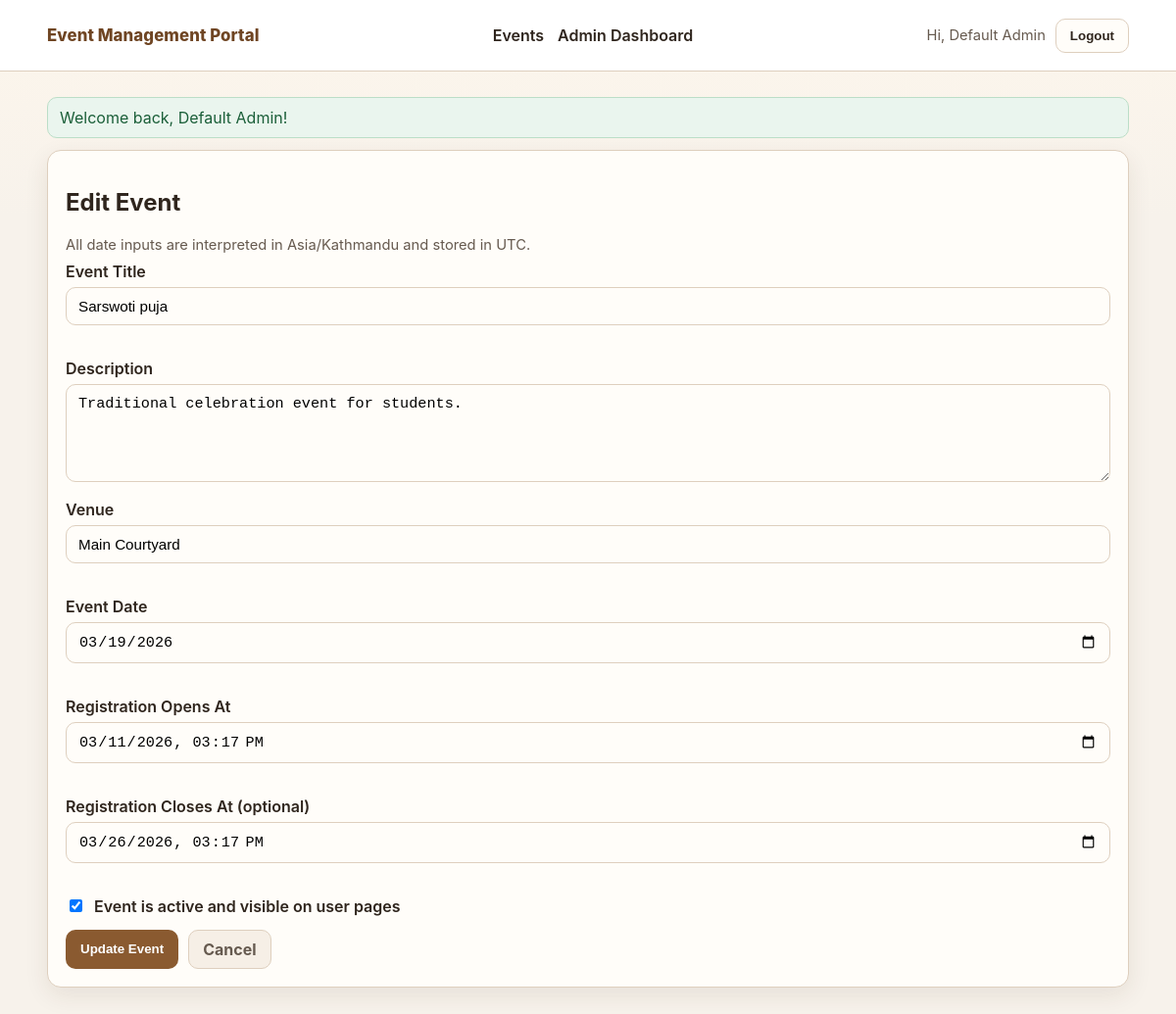
Screenshot of /admin/event_form.php?id=1 (signed in) with the database file from the repository.
### tables this page shows
CREATE TABLE IF NOT EXISTS users (
    id INT UNSIGNED AUTO_INCREMENT PRIMARY KEY,
    name VARCHAR(120) NOT NULL,
    email VARCHAR(160) NOT NULL UNIQUE,
    password_hash VARCHAR(255) NOT NULL,
    role ENUM('admin', 'user') NOT NULL DEFAULT 'user',
    created_at TIMESTAMP NOT NULL DEFAULT CURRENT_TIMESTAMP
);

CREATE TABLE IF NOT EXISTS events (
    id INT UNSIGNED AUTO_INCREMENT PRIMARY KEY,
    title VARCHAR(180) NOT NULL,
    description TEXT NULL,
    venue VARCHAR(180) NOT NULL,
    event_date DATE NOT NULL,
    registration_open_at DATETIME NOT NULL,
    registration_close_at DATETIME NULL,
    is_active TINYINT(1) NOT NULL DEFAULT 1,
    created_by INT UNSIGNED NOT NULL,
    created_at TIMESTAMP NOT NULL DEFAULT CURRENT_TIMESTAMP,
    updated_at TIMESTAMP NOT NULL DEFAULT CURRENT_TIMESTAMP ON UPDATE CURRENT_TIMESTAMP,
    CONSTRAINT fk_events_created_by FOREIGN KEY (created_by) REFERENCES users(id) ON DELETE RESTRICT,
    INDEX idx_events_date (event_date),
    INDEX idx_events_open_at (registration_open_at)
);

### app/helpers.php (called while the page is built, shortened)
<?php
function config($key, $default = null)
{
    $segments = explode('.', (string) $key);
    $value = isset($GLOBALS['config']) ? $GLOBALS['config'] : [];
    foreach ($segments as $segment) {
        $value = $value[$segment];
    }
    return $value;
}
function base_url($path = '')
{
    static $basePath = null;
    if ($basePath === null) {
        $configured = getenv('APP_BASE_URL');
        if (is_string($configured) && trim($configured) !== '') {
            $basePath = '/' . trim($configured, '/');
            if ($basePath === '/') {
                $basePath = '';
            }
        } else {
            $documentRoot = isset($_SERVER['DOCUMENT_ROOT']) ? realpath($_SERVER['DOCUMENT_ROOT']) : false;
            $projectRoot = defined('PROJECT_ROOT') ? realpath(PROJECT_ROOT) : false;
            if ($documentRoot && $projectRoot && strpos($projectRoot, $documentRoot) === 0) {
                $relative = substr($projectRoot, strlen($documentRoot));
                $relative = str_replace('\\', '/', $relative);
                $basePath = rtrim($relative, '/');
            } else {
                $basePath = '';
            }
        }
    }
    $trimmedPath = ltrim((string) $path, '/');
    return ($basePath === '' ? '' : $basePath) . '/' . $trimmedPath;
}
function e($value)
{
    return htmlspecialchars((string) $value, ENT_QUOTES, 'UTF-8');
}
function pull_flashes()
{
    $messages = isset($_SESSION['_flash']) && is_array($_SESSION['_flash']) ? $_SESSION['_flash'] : [];
    return $messages;
}

### app/auth.php (called while the page is built, shortened)
<?php
function current_user()
{
    static $cachedUser = null;
    static $cachedUserId = null;
    $sessionUserId = isset($_SESSION['user_id']) ? (int) $_SESSION['user_id'] : 0;
    if (is_array($cachedUser) && $cachedUserId === $sessionUserId) {
        return $cachedUser;
    }
    $statement = db()->prepare('SELECT id, name, email, role FROM users WHERE id = :id LIMIT 1');
    $statement->execute(['id' => $sessionUserId]);
    $user = $statement->fetch();
    $cachedUser = $user;
    $cachedUserId = $sessionUserId;
    return $cachedUser;
}
function is_logged_in()
{
    return current_user() !== null;
}
function require_login()
{
    if (!is_logged_in()) {
        flash('error', 'Please log in to continue.');
        redirect('login.php');
    }
}
function require_admin()
{
    require_login();
}

### app/database.php (called while the page is built)
<?php
function db()
{
    static $pdo = null;
    if ($pdo instanceof PDO) {
        return $pdo;
    }
    $dsn = sprintf(
        'mysql:host=%s;port=%s;dbname=%s;charset=%s',
        config('db.host'),
        config('db.port'),
        config('db.name'),
        config('db.charset', 'utf8mb4')
    );
    try {
        $pdo = new PDO($dsn, config('db.user'), config('db.pass'), [
            PDO::ATTR_ERRMODE => PDO::ERRMODE_EXCEPTION,
            PDO::ATTR_DEFAULT_FETCH_MODE => PDO::FETCH_ASSOC,
            PDO::ATTR_EMULATE_PREPARES => false,
        ]);
    } catch (PDOException $exception) {
        http_response_code(500);
        echo '<h1>Database connection failed</h1>';
        echo '<p>Please verify your MySQL credentials in <code>app/config.php</code> or environment variables.</p>';
        exit;
    }
    $pdo->exec("SET time_zone = '+00:00'");
    return $pdo;
}

### app/events.php (called while the page is built, shortened)
<?php
function app_timezone()
{
    static $timezone = null;
    if (!$timezone) {
        $timezone = new DateTimeZone(config('app.timezone', 'Asia/Kathmandu'));
    }
    return $timezone;
}
function db_timezone()
{
    static $timezone = null;
    if (!$timezone) {
        $timezone = new DateTimeZone(config('app.db_timezone', 'UTC'));
    }
    return $timezone;
}
function parse_utc_datetime($value)
{
    $parsed = DateTimeImmutable::createFromFormat('Y-m-d H:i:s', (string) $value, db_timezone());
    if ($parsed instanceof DateTimeImmutable) {
        return $parsed;
    }
}
function utc_to_local_datetime_input($utcDatetime)
{
    $date = parse_utc_datetime($utcDatetime);
    return $date->setTimezone(app_timezone())->format('Y-m-d\TH:i');
}
function fetch_event_by_id($eventId, $includeInactive = false)
{
    $eventId = (int) $eventId;
    $sql = 'SELECT e.*, u.name AS created_by_name
        FROM events e
        LEFT JOIN users u ON u.id = e.created_by
        WHERE e.id = :id';
    $sql .= ' LIMIT 1';
    $statement = db()->prepare($sql);
    $statement->execute(['id' => $eventId]);
    $event = $statement->fetch();
    return $event ?: null;
}

### admin/event_form.php (the view, shortened to what this page needs)
<?php
require_admin();
$eventId = isset($_GET['id']) ? (int) $_GET['id'] : 0;
$isEdit = $eventId > 0;
$event = null;
if ($isEdit) {
    $event = fetch_event_by_id($eventId, true);
}
$formData = [
    'title' => $event ? $event['title'] : '',
    'description' => $event ? $event['description'] : '',
    'venue' => $event ? $event['venue'] : '',
    'event_date' => $event ? $event['event_date'] : '',
    'registration_open_at' => $event ? utc_to_local_datetime_input($event['registration_open_at']) : '',
    'registration_close_at' => $event ? utc_to_local_datetime_input($event['registration_close_at']) : '',
    'is_active' => $event ? (int) $event['is_active'] : 1,
];
$errors = [];
require __DIR__ . '/../templates/header.php';
?>
<section class="card">
    <h1><?php echo e($isEdit ? 'Edit Event' : 'Create Event'); ?></h1>
    <p class="meta">All date inputs are interpreted in Asia/Kathmandu and stored in UTC.</p>
    <form method="POST" action="<?php echo e(base_url('admin/event_form.php' . ($isEdit ? '?id=' . $eventId : ''))); ?>" data-validate-type="event" novalidate>
        <div class="form-row">
            <label for="title">Event Title</label>
            <input id="title" name="title" type="text" value="<?php echo e($formData['title']); ?>" class="<?php echo isset($errors['title']) ? 'input-error' : ''; ?>" required>
            <small class="field-error" data-error-for="title"><?php echo isset($errors['title']) ? e($errors['title']) : ''; ?></small>
        </div>
        <div class="form-row">
            <label for="description">Description</label>
            <textarea id="description" name="description"><?php echo e($formData['description']); ?></textarea>
        </div>
        <div class="form-row">
            <label for="venue">Venue</label>
            <input id="venue" name="venue" type="text" value="<?php echo e($formData['venue']); ?>" class="<?php echo isset($errors['venue']) ? 'input-error' : ''; ?>" required>
            <small class="field-error" data-error-for="venue"><?php echo isset($errors['venue']) ? e($errors['venue']) : ''; ?></small>
        </div>
        <div class="form-row">
            <label for="event_date">Event Date</label>
            <input id="event_date" name="event_date" type="date" value="<?php echo e($formData['event_date']); ?>" class="<?php echo isset($errors['event_date']) ? 'input-error' : ''; ?>" required>
            <small class="field-error" data-error-for="event_date"><?php echo isset($errors['event_date']) ? e($errors['event_date']) : ''; ?></small>
        </div>
        <div class="form-row">
            <label for="registration_open_at">Registration Opens At</label>
            <input id="registration_open_at" name="registration_open_at" type="datetime-local" value="<?php echo e($formData['registration_open_at']); ?>" class="<?php echo isset($errors['registration_open_at']) ? 'input-error' : ''; ?>" required>
            <small class="field-error" data-error-for="registration_open_at"><?php echo isset($errors['registration_open_at']) ? e($errors['registration_open_at']) : ''; ?></small>
        </div>
        <div class="form-row">
            <label for="registration_close_at">Registration Closes At (optional)</label>
            <input id="registration_close_at" name="registration_close_at" type="datetime-local" value="<?php echo e($formData['registration_close_at']); ?>" class="<?php echo isset($errors['registration_close_at']) ? 'input-error' : ''; ?>">
            <small class="field-error" data-error-for="registration_close_at"><?php echo isset($errors['registration_close_at']) ? e($errors['registration_close_at']) : ''; ?></small>
        </div>
        <div class="form-row">
            <label>
                <input type="checkbox" name="is_active" value="1" <?php echo $formData['is_active'] ? 'checked' : ''; ?> style="width:auto; margin-right:8px;">
                Event is active and visible on user pages
            </label>
        </div>
        <div class="actions">
            <button type="submit" class="btn btn-primary"><?php echo e($isEdit ? 'Update Event' : 'Create Event'); ?></button>
            <a class="btn btn-muted" href="<?php echo e(base_url('admin/dashboard.php')); ?>">Cancel</a>
        </div>
    </form>
</section>
<?php require __DIR__ . '/../templates/footer.php'; ?>

### templates/header.php (shortened to what this page needs)
<?php
$currentUser = current_user();
$flashMessages = pull_flashes();
?>
<!DOCTYPE html>
<html lang="en">
<head>
    <link rel="stylesheet" href="<?php echo e(base_url('public/css/styles.css')); ?>">
</head>
<body>
    <header class="site-header">
        <div class="container nav-wrap">
            <a class="brand" href="<?php echo e(base_url('index.php')); ?>"><?php echo e(config('app.name', 'Event Management Portal')); ?></a>
            <nav class="site-nav">
                <a href="<?php echo e(base_url('index.php')); ?>">Events</a>
                <?php if ($currentUser && $currentUser['role'] === 'admin'): ?>
                    <a href="<?php echo e(base_url('admin/dashboard.php')); ?>">Admin Dashboard</a>
                <?php endif; ?>
            </nav>
            <div class="auth-links">
                <?php if ($currentUser): ?>
                    <span class="welcome">Hi, <?php echo e($currentUser['name']); ?></span>
                    <form method="POST" action="<?php echo e(base_url('logout.php')); ?>" class="inline-form">
                        <button type="submit" class="btn btn-outline">Logout</button>
                    </form>
                <?php else: ?>
                    <a class="btn btn-outline" href="<?php echo e(base_url('login.php')); ?>">Login</a>
                    <a class="btn btn-primary" href="<?php echo e(base_url('signup.php')); ?>">Sign Up</a>
                <?php endif; ?>
            </div>
        </div>
    </header>
    <main class="site-main">
        <div class="container">
            <?php foreach ($flashMessages as $flash): ?>
                <div class="alert alert-<?php echo e($flash['type']); ?>"><?php echo e($flash['message']); ?></div>
            <?php endforeach; ?>

### public/css/styles.css (style rules this page uses)
:root { --bg: #f7f2eb; --surface: #fffdf9; --surface-muted: #f6efe6; --border: #decfbe; --text: #2f251d; --muted: #665a4f; --primary: #8a5a30; --primary-dark: #6f4523; --success: #1f6f42; --warning: #915514; --danger: #a2303f; --info: #6b4f95; --radius: 14px; --shadow: 0 8px 24px rgba(70, 42, 18, 0.09); }
* { box-sizing: border-box; }
body { margin: 0; font-family: "Inter", "Segoe UI", Roboto, Helvetica, Arial, sans-serif; color: var(--text); background: linear-gradient(180deg, #fdf6ec 0%, var(--bg) 220px); }
a { color: var(--primary); text-decoration: none; }
.container { width: min(1120px, 92vw); margin: 0 auto; }
.site-header { background: #fff; border-bottom: 1px solid var(--border); position: sticky; top: 0; z-index: 20; }
.nav-wrap { display: flex; align-items: center; justify-content: space-between; gap: 16px; min-height: 72px; }
.brand { font-weight: 800; letter-spacing: 0.1px; font-size: 1.05rem; color: var(--primary-dark); }
.site-nav { display: flex; gap: 14px; align-items: center; }
.site-nav a { color: var(--text); font-weight: 600; }
.auth-links { display: flex; gap: 10px; align-items: center; }
.inline-form { margin: 0; }
.welcome { color: var(--muted); font-size: 0.92rem; }
.site-main { padding: 26px 0 44px; }
.card { background: var(--surface); border: 1px solid var(--border); border-radius: var(--radius); box-shadow: var(--shadow); padding: 18px; }
.meta { color: var(--muted); font-size: 0.92rem; margin-bottom: 8px; }
.btn { display: inline-flex; align-items: center; justify-content: center; border-radius: 10px; border: 1px solid transparent; font-weight: 700; padding: 9px 14px; transition: 0.2s ease; cursor: pointer; text-decoration: none; }
.btn-primary { background: var(--primary); color: #fff; }
.btn-outline { border-color: var(--border); color: var(--text); background: var(--surface); }
.btn-muted { border-color: var(--border); color: var(--muted); background: var(--surface-muted); }
.form-row { margin-bottom: 14px; }
label { font-weight: 600; display: block; margin-bottom: 6px; }
input, textarea, select { width: 100%; border: 1px solid var(--border); border-radius: 10px; padding: 10px 12px; font-size: 0.95rem; background: var(--surface); }
textarea { resize: vertical; min-height: 100px; }
.field-error { color: var(--danger); font-size: 0.82rem; margin-top: 4px; min-height: 16px; display: block; }
.actions { display: flex; gap: 10px; flex-wrap: wrap; }
.alert { border-radius: 10px; border: 1px solid; padding: 10px 12px; margin-bottom: 12px; }
.alert-success { border-color: #bbdec7; background: #eaf5ee; color: #1b5f39; }

### rows the page displays
users: name "Default Admin"
events: title "Sarswoti puja", description "Traditional celebration event for students.", venue "Main Courtyard", event_date "03/19/2026", is_active "☑"

### other values shown
config('app.name', 'Event Management Portal') "Event Management Portal"
$flash['message'] "Welcome back, Default Admin!"
$isEdit ? 'Edit Event' : 'Create Event' "Edit Event"
$isEdit ? 'Update Event' : 'Create Event' "Update Event"
